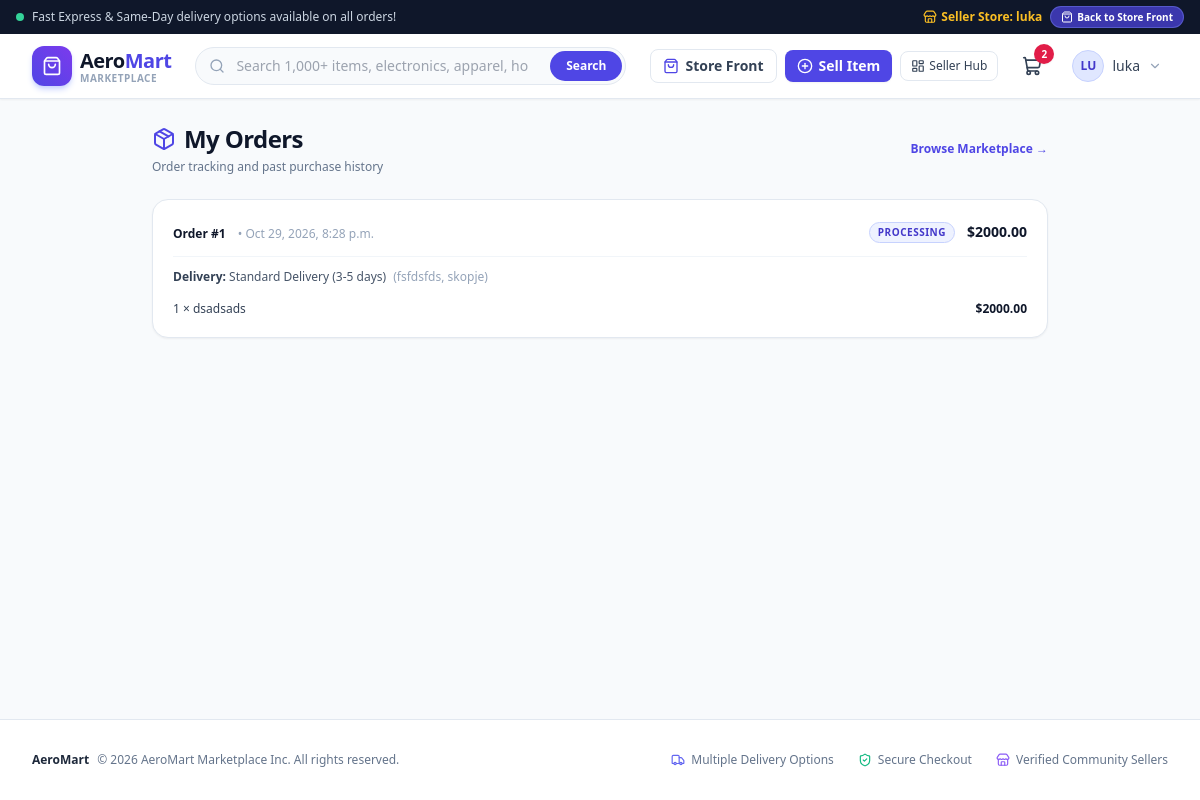
The app's page /orders/my-orders/ (signed in) with its own data.
### accounts/models.py (models this page shows, shortened)
class SellerProfile(models.Model):
    user = models.OneToOneField(User, on_delete=models.CASCADE, related_name="seller_profile")
    store_name = models.CharField(max_length=120, unique=True)
    bio = models.TextField(blank=True, help_text="Short description about the seller or store")
    phone_number = models.CharField(max_length=30, blank=True)
    created_at = models.DateTimeField(auto_now_add=True)

### orders/models.py (models this page shows, shortened)
class Order(models.Model):
    user = models.ForeignKey(User, on_delete=models.SET_NULL, null=True, blank=True, related_name="orders")
    full_name = models.CharField(max_length=150)
    email = models.EmailField()
    phone = models.CharField(max_length=30)
    shipping_address = models.TextField()
    city = models.CharField(max_length=100)
    postal_code = models.CharField(max_length=20)
    delivery_option = models.CharField(max_length=50)
    delivery_fee = models.DecimalField(max_digits=10, decimal_places=2)
    subtotal = models.DecimalField(max_digits=10, decimal_places=2)
    grand_total = models.DecimalField(max_digits=10, decimal_places=2)
    status = models.CharField(max_length=20, choices=ORDER_STATUS_CHOICES, default="processing")
    created_at = models.DateTimeField(auto_now_add=True)
    class Meta:
        ordering = ["-created_at"]

class OrderItem(models.Model):
    order = models.ForeignKey(Order, on_delete=models.CASCADE, related_name="items")
    product = models.ForeignKey(Product, on_delete=models.SET_NULL, null=True, blank=True)
    product_title = models.CharField(max_length=200)
    price = models.DecimalField(max_digits=10, decimal_places=2)
    quantity = models.PositiveIntegerField(default=1)
    @property
    def total_price(self):
        return self.price * self.quantity

### orders/views.py (the view)
# urls.py: path("my-orders/", views.my_orders_view, name="my_orders"),
@login_required
def my_orders_view(request):
    orders = Order.objects.filter(user=request.user).prefetch_related("items").order_by("-created_at")
    return render(request, "orders/my_orders.html", {"orders": orders})

### accounts/models.py (called while the page is built)
def is_seller(self):
    return hasattr(self, "seller_profile")

### cart/context_processors.py (called while the page is built)
def cart_context(request):
    try:
        cart = get_or_create_cart(request)
        return {
            "global_cart": cart,
            "cart_item_count": cart.item_count,
        }
    except Exception:
        return {
            "global_cart": None,
            "cart_item_count": 0,
        }

### cart/models.py (called while the page is built)
    @property
    def item_count(self):
        return sum(item.quantity for item in self.items.all())

### cart/utils.py (called while the page is built, shortened)
def get_or_create_cart(request):
    if not request.session.session_key:
        request.session.save()
    session_key = request.session.session_key
    if request.user.is_authenticated:
        user_cart = Cart.objects.filter(user=request.user).first()
        session_cart = Cart.objects.filter(session_key=session_key, user__isnull=True).first()
        if session_cart and not user_cart:
            session_cart.user = request.user
            session_cart.save()
            return session_cart
        elif user_cart:
            return user_cart
        else:
            return Cart.objects.create(user=request.user)
    else:
        cart, _ = Cart.objects.get_or_create(session_key=session_key, user__isnull=True)
        return cart

### products/context_processors.py (called while the page is built)
def categories_context(request):
    try:
        root_categories = Category.objects.filter(parent__isnull=True).prefetch_related(
            "subcategories"
        ).order_by("order", "name")
        return {
            "root_categories": root_categories,
        }
    except Exception:
        return {
            "root_categories": [],
        }

### templates/orders/my_orders.html (shortened to what this page needs)
{% extends "base.html" %}
{% block content %}
<div class="max-w-4xl mx-auto space-y-6">
    <div class="flex items-center justify-between">
        <div>
            <h1 class="text-2xl font-black text-slate-900 tracking-tight flex items-center gap-2">
                <i data-lucide="package" class="w-6 h-6 text-indigo-600"></i>
                <span>My Orders</span>
            </h1>
            <p class="text-xs text-slate-500 mt-1">Order tracking and past purchase history</p>
        </div>
        <a href="{% url 'home' %}" class="text-xs font-semibold text-indigo-600 hover:text-indigo-700">
            Browse Marketplace &rarr;
        </a>
    </div>
    {% if orders %}
        <div class="space-y-4">
            {% for order in orders %}
                <div class="bg-white border border-slate-200 rounded-2xl p-5 shadow-sm space-y-3">
                    <div class="flex flex-col sm:flex-row items-start sm:items-center justify-between pb-3 border-b border-slate-100 gap-2">
                        <div>
                            <span class="text-xs font-bold text-slate-900">Order #{{ order.id }}</span>
                            <span class="text-xs text-slate-400 ml-2">&bull; {{ order.created_at|date:"M j, Y, g:i a" }}</span>
                        </div>
                        <div class="flex items-center gap-3">
                            <span class="inline-flex items-center px-2 py-0.5 rounded-full text-[10px] font-bold uppercase tracking-wider
                                {% if order.status == 'delivered' %}bg-emerald-50 text-emerald-700 border border-emerald-200
                                {% elif order.status == 'cancelled' %}bg-rose-50 text-rose-700 border border-rose-200
                                {% else %}bg-indigo-50 text-indigo-700 border border-indigo-200{% endif %}">
                                {{ order.get_status_display }}
                            </span>
                            <span class="text-sm font-black text-slate-900">${{ order.grand_total }}</span>
                        </div>
                    </div>
                    <div class="text-xs text-slate-600">
                        <span class="font-bold text-slate-700">Delivery:</span> {{ order.delivery_option }}
                        <span class="text-slate-400 ml-1">({{ order.shipping_address }}, {{ order.city }})</span>
                    </div>
                    <div class="space-y-1.5 pt-1 text-xs">
                        {% for item in order.items.all %}
                            <div class="flex justify-between text-slate-700">
                                <span>{{ item.quantity }} &times; {{ item.product_title }}</span>
                                <span class="font-semibold text-slate-900">${{ item.total_price }}</span>
                            </div>
                        {% endfor %}
                    </div>
                </div>
            {% endfor %}
        </div>
    {% endif %}
</div>
{% endblock %}

### templates/base.html (shortened to what this page needs)
<!DOCTYPE html>
<html lang="en" class="h-full bg-slate-50">
<head>
    <script src="https://cdn.tailwindcss.com"></script>
</head>
<body class="flex flex-col min-h-screen text-slate-800 antialiased font-sans">
    <div class="bg-slate-900 text-slate-300 text-xs py-1.5 px-4 text-center font-medium flex justify-between items-center max-w-7xl mx-auto w-full">
        <div class="hidden sm:flex items-center space-x-2">
            <span class="inline-block w-2 h-2 rounded-full bg-emerald-400 animate-pulse"></span>
            <span>Fast Express & Same-Day delivery options available on all orders!</span>
        </div>
        <div class="flex items-center space-x-4 mx-auto sm:mx-0">
            {% if user.is_authenticated and user.is_seller %}
                <div class="flex items-center gap-2">
                    <span class="text-amber-400 font-semibold flex items-center gap-1">
                        <i data-lucide="store" class="w-3.5 h-3.5"></i> Seller Store: {{ user.seller_profile.store_name }}
                    </span>
                    <a href="{% url 'home' %}" class="inline-flex items-center gap-1 bg-indigo-600/70 hover:bg-indigo-600 text-white font-bold text-[10px] px-2.5 py-0.5 rounded-full border border-indigo-400/40 transition-all shadow-sm">
                        <i data-lucide="shopping-bag" class="w-3 h-3"></i> Back to Store Front
                    </a>
                </div>
            {% elif user.is_authenticated %}
                <a href="{% url 'become_seller' %}" class="text-indigo-400 hover:text-indigo-300 font-medium flex items-center gap-1">
                    <i data-lucide="badge-percent" class="w-3.5 h-3.5"></i> Start selling today &rarr;
                </a>
            {% else %}
                <span>Join our marketplace of curated creators & sellers</span>
            {% endif %}
        </div>
    </div>
    <header class="sticky top-0 z-40 bg-white border-b border-slate-200 shadow-sm">
        <div class="max-w-7xl mx-auto px-4 sm:px-6 lg:px-8">
            <div class="flex items-center justify-between h-16 gap-4">
                <a href="{% url 'home' %}" class="flex items-center gap-2 flex-shrink-0">
                    <div class="w-10 h-10 rounded-xl bg-gradient-to-tr from-indigo-600 to-violet-600 flex items-center justify-center text-white shadow-md shadow-indigo-200">
                        <i data-lucide="shopping-bag" class="w-5 h-5"></i>
                    </div>
                    <div>
                        <span class="text-xl font-black tracking-tight text-slate-900">Aero<span class="text-indigo-600">Mart</span></span>
                        <span class="block text-[10px] uppercase font-bold tracking-wider text-slate-400 -mt-1">Marketplace</span>
                    </div>
                </a>
                <form action="{% url 'home' %}" method="GET" class="flex-1 max-w-xl mx-2 hidden md:block">
                    <div class="relative">
                        <input type="text" name="q" value="{{ search_query|default:'' }}"
                               placeholder="Search 1,000+ items, electronics, apparel, home decor..."
                               class="w-full pl-10 pr-24 py-2 text-sm bg-slate-50 border border-slate-200 rounded-full focus:bg-white focus:outline-none focus:border-indigo-500 focus:ring-2 focus:ring-indigo-100 transition-all">
                        <div class="absolute inset-y-0 left-0 pl-3.5 flex items-center pointer-events-none text-slate-400">
                        </div>
                        <button type="submit" class="absolute inset-y-1 right-1 px-4 text-xs font-semibold text-white bg-indigo-600 hover:bg-indigo-700 rounded-full transition-colors flex items-center">
                            Search
                        </button>
                    </div>
                </form>
                <div class="flex items-center space-x-3 sm:space-x-4">
                    {% if user.is_authenticated %}
                        {% if user.is_seller %}
                            <div class="flex items-center space-x-2">
                                <a href="{% url 'home' %}" class="inline-flex items-center gap-1.5 px-3 py-1.5 text-xs sm:text-sm font-semibold rounded-lg text-slate-700 hover:text-indigo-600 hover:bg-slate-100 border border-slate-200 transition-all" title="Browse items for sale">
                                    <i data-lucide="shopping-bag" class="w-4 h-4 text-indigo-600"></i>
                                    <span class="hidden sm:inline">Store Front</span>
                                </a>
                                <a href="{% url 'product_create' %}" class="inline-flex items-center gap-1.5 px-3 py-1.5 text-xs sm:text-sm font-semibold rounded-lg text-white bg-indigo-600 hover:bg-indigo-700 shadow-sm transition-all">
                                    <i data-lucide="plus-circle" class="w-4 h-4"></i>
                                    <span>Sell Item</span>
                                </a>
                                <a href="{% url 'seller_dashboard' %}" class="hidden lg:inline-flex items-center gap-1 px-2.5 py-1.5 text-xs font-medium rounded-lg text-slate-700 hover:bg-slate-100 border border-slate-200">
                                    <i data-lucide="layout-dashboard" class="w-3.5 h-3.5"></i>
                                    <span>Seller Hub</span>
                                </a>
                            </div>
                        {% endif %}
                    {% endif %}
                    <a href="{% url 'cart_detail' %}" class="relative inline-flex items-center justify-center p-2 text-slate-700 hover:text-indigo-600 hover:bg-slate-100 rounded-lg transition-colors">
                        <i data-lucide="shopping-cart" class="w-5 h-5"></i>
                        {% if cart_item_count and cart_item_count > 0 %}
                            <span class="absolute -top-1 -right-1 bg-rose-600 text-white font-bold text-[10px] w-5 h-5 rounded-full flex items-center justify-center shadow-sm animate-scale">
                                {{ cart_item_count }}
                            </span>
                        {% endif %}
                    </a>
                    {% if user.is_authenticated %}
                        <div class="relative group">
                            <button class="flex items-center space-x-2 p-1.5 rounded-lg hover:bg-slate-100 text-slate-700 focus:outline-none">
                                <div class="w-8 h-8 rounded-full bg-indigo-100 text-indigo-700 font-bold flex items-center justify-center text-xs border border-indigo-200">
                                    {{ user.username|slice:":2"|upper }}
                                </div>
                                <span class="hidden md:inline text-sm font-medium">{{ user.username }}</span>
                                <i data-lucide="chevron-down" class="w-3.5 h-3.5 text-slate-400"></i>
                            </button>
                        </div>
                    {% endif %}
                </div>
            </div>
        </div>
    </header>
    <main class="flex-1 w-full max-w-7xl mx-auto px-4 sm:px-6 lg:px-8 py-6">
        {% block content %}{% endblock %}
    </main>
    <footer class="bg-white border-t border-slate-200 mt-12 py-8">
        <div class="max-w-7xl mx-auto px-4 sm:px-6 lg:px-8 flex flex-col md:flex-row items-center justify-between gap-4 text-xs text-slate-500">
            <div class="flex items-center gap-2">
                <span class="font-bold text-slate-800">AeroMart</span>
                <span>&copy; 2026 AeroMart Marketplace Inc. All rights reserved.</span>
            </div>
            <div class="flex items-center space-x-6">
                <span class="flex items-center gap-1.5"><i data-lucide="truck" class="w-3.5 h-3.5 text-indigo-500"></i> Multiple Delivery Options</span>
                <span class="flex items-center gap-1.5"><i data-lucide="shield-check" class="w-3.5 h-3.5 text-emerald-500"></i> Secure Checkout</span>
                <span class="flex items-center gap-1.5"><i data-lucide="store" class="w-3.5 h-3.5 text-violet-500"></i> Verified Community Sellers</span>
            </div>
        </div>
    </footer>
</body>
</html>

### records on screen
Order: id "1", created_at "Oct 29, 2026, 8:28 p.m.", status "PROCESSING", grand_total "2000.00", delivery_option "Standard Delivery (3-5 days)", shipping_address "fsfdsfds", city "skopje"
OrderItem: quantity "1", product_title "dsadsads", total_price "2000.00"

### other values on screen
{{ user.seller_profile.store_name }} "luka"
{{ cart_item_count }} "2"
{{ user.username|slice:":2"|upper }} "LU"
{{ user.username }} "luka"
